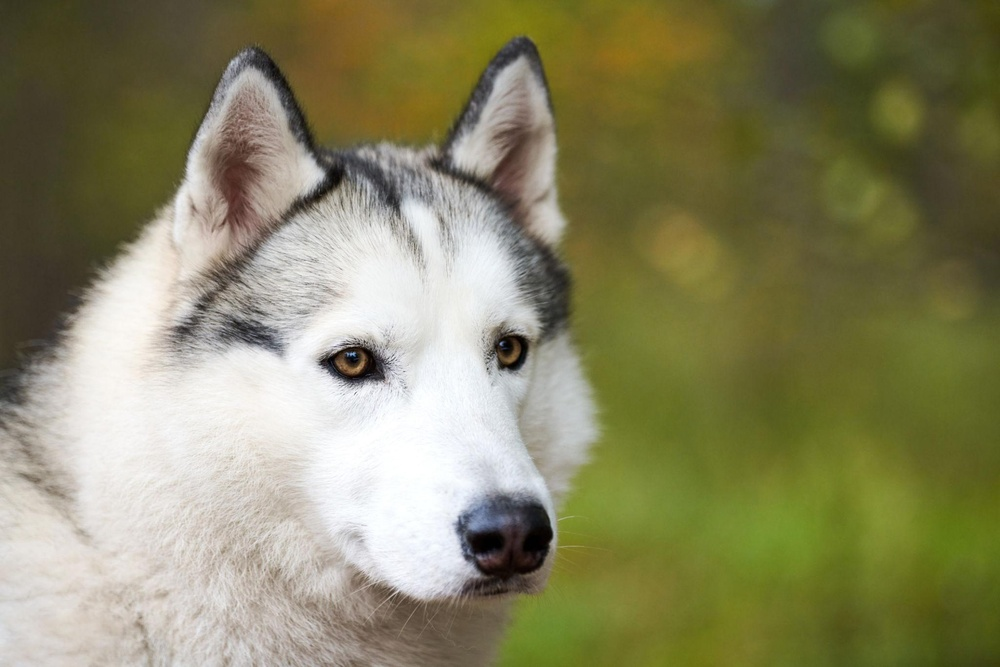
#> input picture Python/PDS/ex5/imagens/imagem.jpg, 1000 x 667 px, shrunk from 2048 x 1365 before the run, found by its file name
$ python ex5.py
#> lines starting #> are read from the running program, lines starting #| are printed output that depends on the picture; after the words box and inside, x2 and y2 are one past the last pixel; in counts of white or black regions, pixels touching at a corner belong together
'''
    SEL0615 - PROCESSAMENTO DIGITAL DE SINAIS
    EXERCÍCIO 5

    Nome: João Pedro Lopes de Melo
    nUSP: 15588950
'''

import numpy as np
import cv2
from scipy.io import wavfile

def questao_1():
    # 1a) Lê imagem, cria imagens completas a partir de cada canal de cor e salva
    img = cv2.imread('ex5/imagens/imagem.jpg')
#> img is the input picture: shape (667, 1000, 3); mean B, G, R 98.5, 133.9, 136.3
    img_azul = np.zeros_like(img)
    img_verde = np.zeros_like(img)
    img_vermelho = np.zeros_like(img)

    img_azul[:, :, 0] = img[:, :, 0]
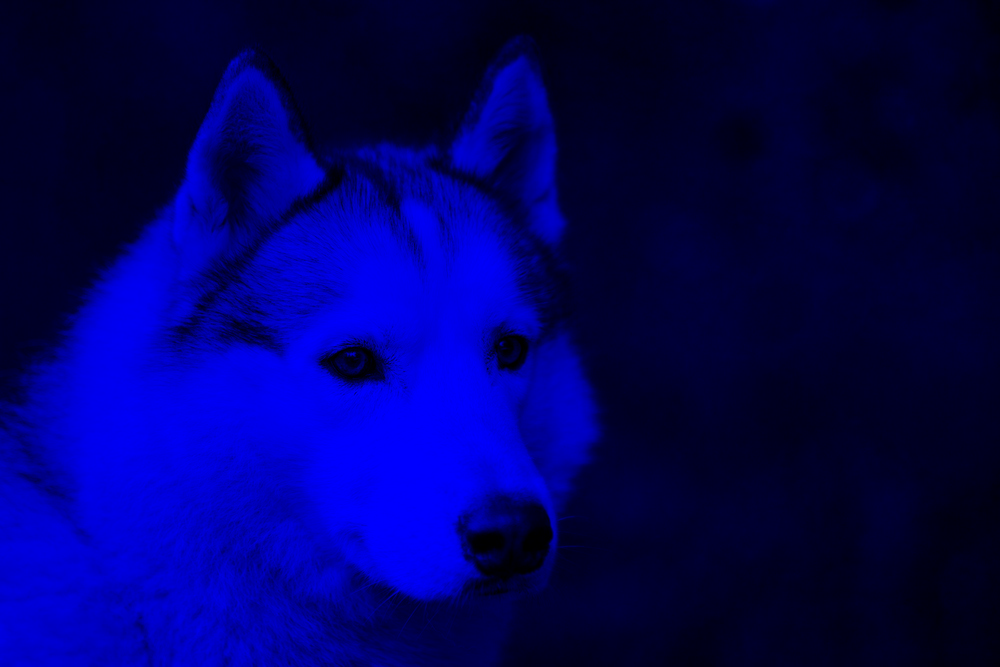
#> img_azul: shape (667, 1000, 3); mean B, G, R 98.5, 0, 0
    img_verde[:, :, 1] = img[:, :, 1]
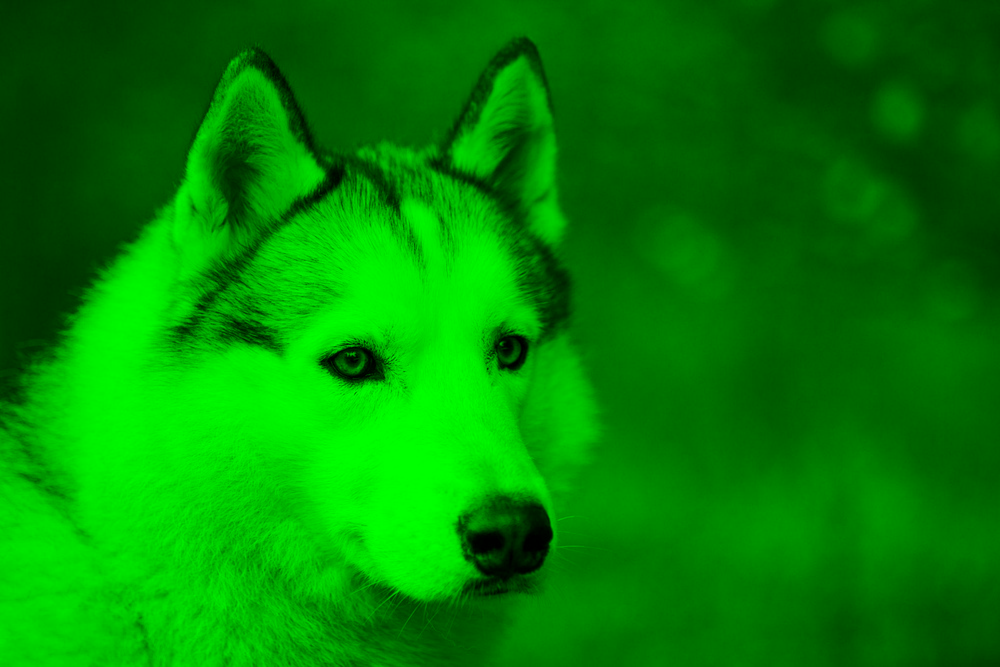
#> img_verde: shape (667, 1000, 3); mean B, G, R 0, 133.9, 0
    img_vermelho[:, :, 2]  = img[:, :, 2]
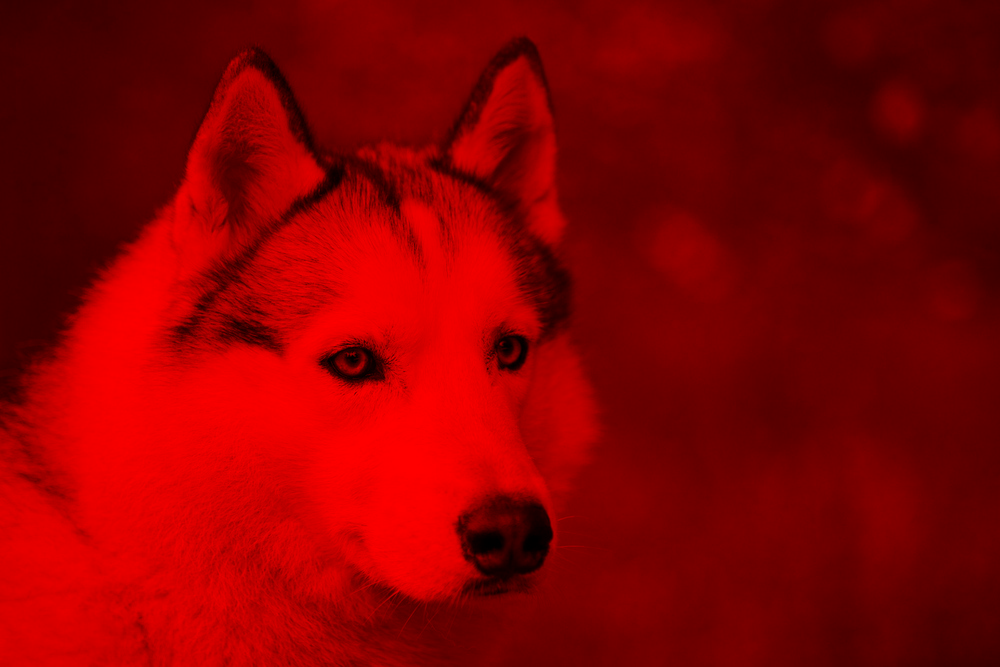
#> img_vermelho: shape (667, 1000, 3); mean B, G, R 0, 0, 136.3

    cv2.imwrite('ex5/imagens/azul.png', img_azul)
    cv2.imwrite('ex5/imagens/verde.png', img_verde)
    cv2.imwrite('ex5/imagens/vermelho.png', img_vermelho)

    # 1b) Cria máscaras circulares e salva
    h, w, _ = img.shape
#> h = 667; w = 1000
    centro_img = (w//2, h//2)
#> centro_img = (500, 333)
    raio_mascara_1 = 50
    raio_mascara_2 = 25

    mascara_1 = np.zeros((h, w), dtype="uint8")
    cv2.circle(mascara_1, centro_img, raio_mascara_1, 255, -1)
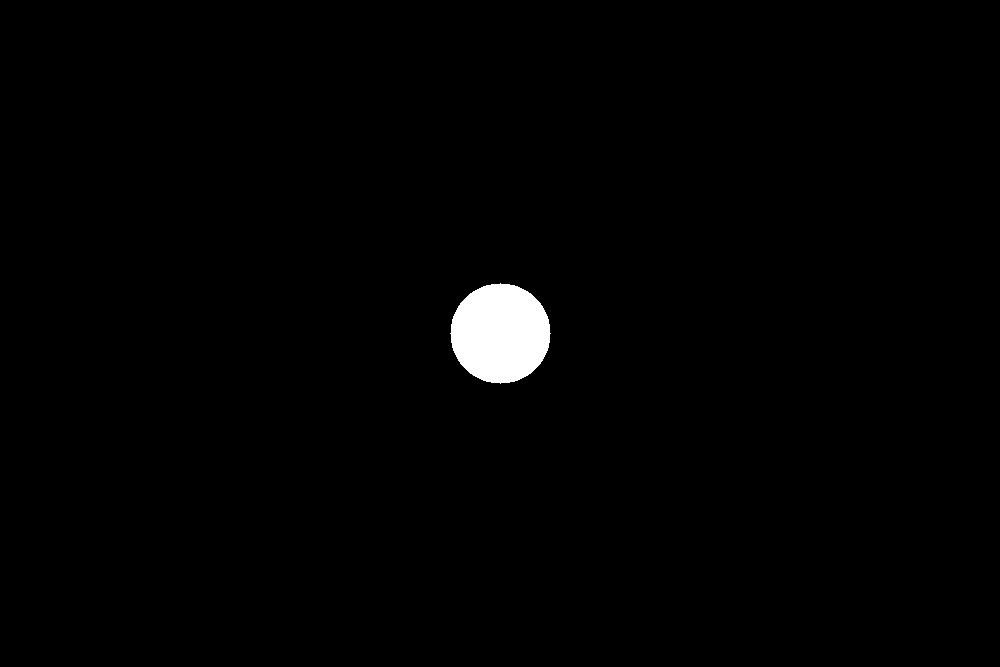
#> mascara_1: shape (667, 1000); 1.2% white; 1 white region, box (x1, y1, x2, y2) and area: (450, 283, 551, 384) 7845

    mascara_2 = np.zeros((h, w), dtype="uint8")
    cv2.circle(mascara_2, centro_img, raio_mascara_2, 255, -1)
#> mascara_2: shape (667, 1000); 0.29% white; 1 white region, box (x1, y1, x2, y2) and area: (475, 308, 526, 359) 1961
    mascara_2 = cv2.bitwise_not(mascara_2)

    cv2.imwrite('ex5/imagens/mascara_1.png', mascara_1)
    cv2.imwrite('ex5/imagens/mascara_2.png', mascara_2)

    # 1c) Aplica máscaras em cada canal de cor, junta e salva imagem filtrada
    i = 0
    b, g, r = cv2.split(img)
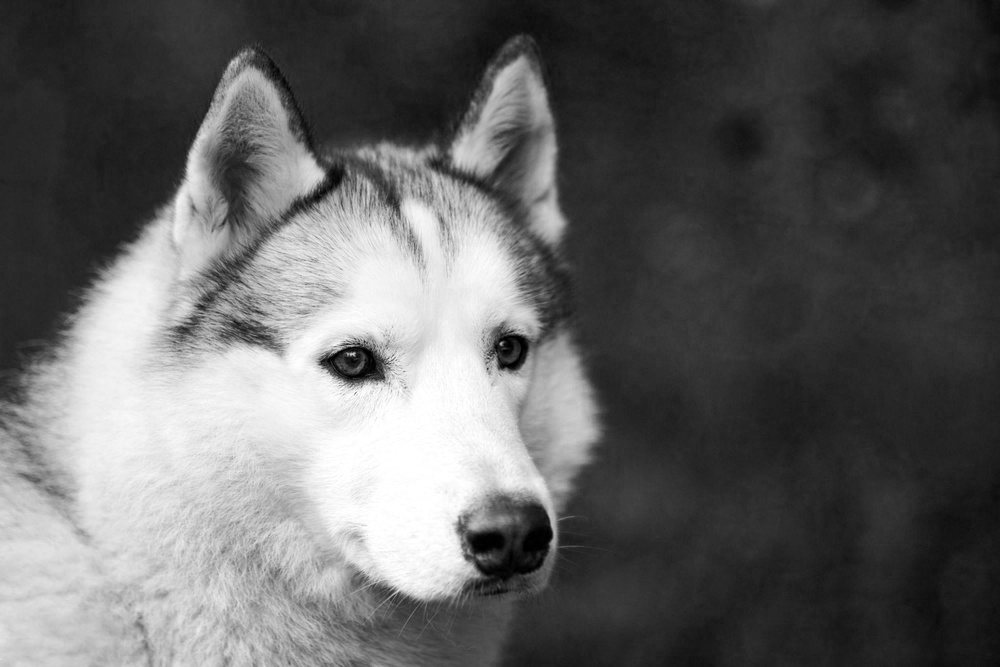
#> b: shape (667, 1000); min 0, max 255, mean 98.5
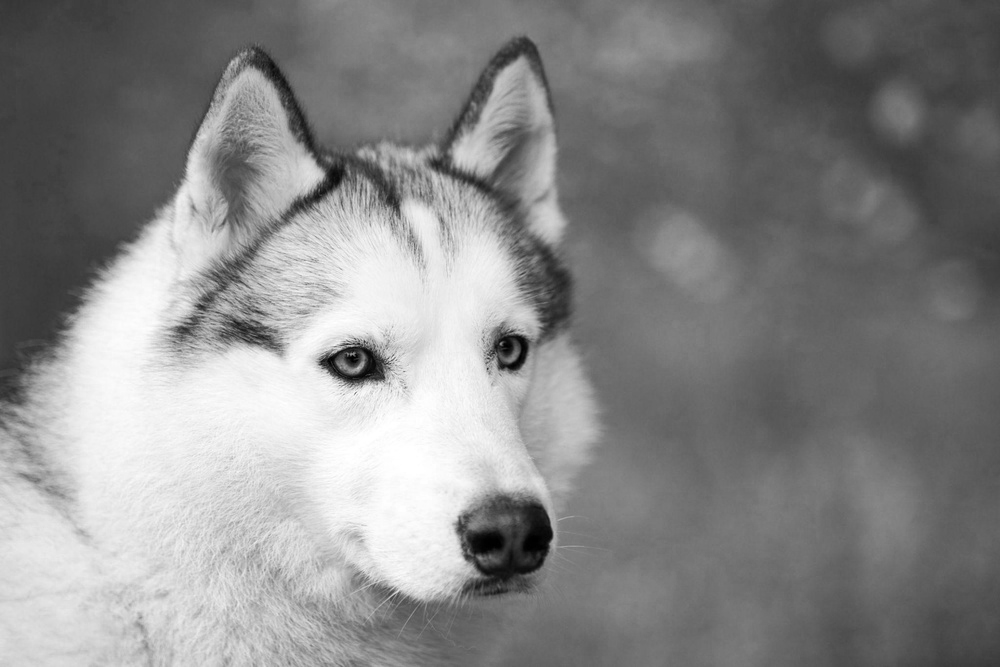
#> r: shape (667, 1000); min 0, max 255, mean 136.3

    for mascara in [mascara_1, mascara_2]:
        i+=1
        mascara = mascara / 255.0
        canais_filtrados = []

        for canal in [b, g, r]:
            freqs = np.fft.fft2(canal)                       # obtem frequencias
            freqs = np.fft.fftshift(freqs)                   # aplica shift (baixas freqs no centro e altas freqs nas bordas)
            freqs = freqs * mascara                          # aplica mascara
            freqs = np.fft.ifftshift(freqs)                  # desfaz o shift
            canal_filtrado = np.fft.ifft2(freqs)             # desfaz fft
            canal_filtrado = np.abs(canal_filtrado)          # utiliza apenas o módulo dos numeros complexos
            canal_filtrado = np.clip(canal_filtrado, 0, 255) # garante que todos os valores estão entre 0 e 255
            canal_filtrado = np.uint8(canal_filtrado)        # casting para inteiro
            canais_filtrados.append(canal_filtrado)          # salva canal filtrado

        img_reconstruida = cv2.merge(canais_filtrados)
        cv2.imwrite(f'ex5/imagens/imagem_com_mascara_{i}.png', img_reconstruida)
#> this loop made 2 passes
#> pass 2, in questao_1, `cv2.imwrite(f'ex5/imagens/imagem_com_mascara_{i}.png', img_reconstruida)`:
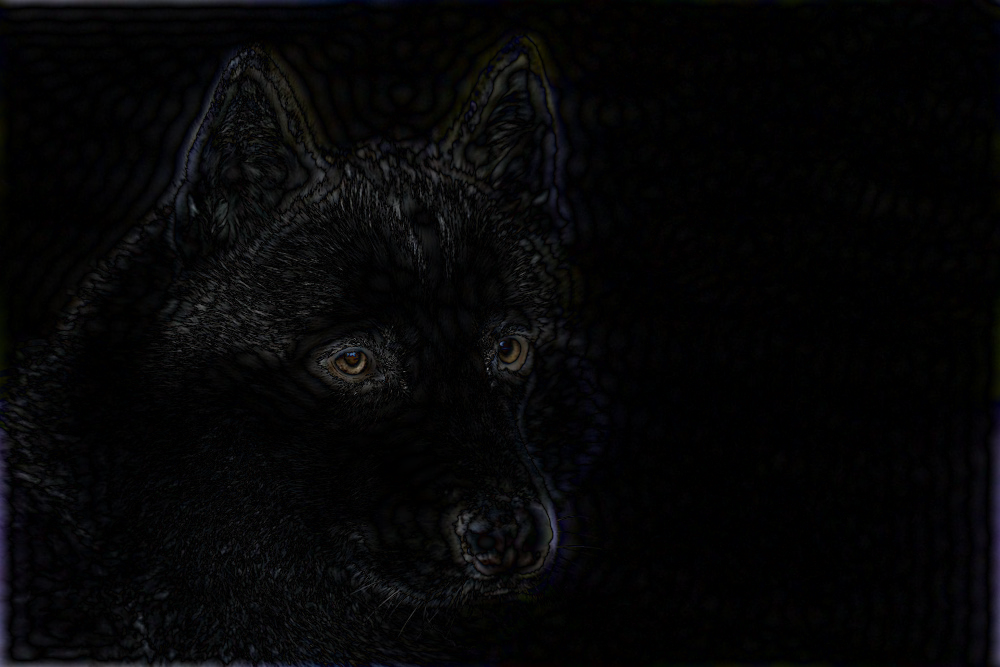
#> saved as imagem_com_mascara_2.png: shape (667, 1000, 3); mean B, G, R 6.3, 5.7, 5.6
#> after the loop, i = 2


def questao_2():
#> (the run stopped early here; a loop or call above may not have finished)
